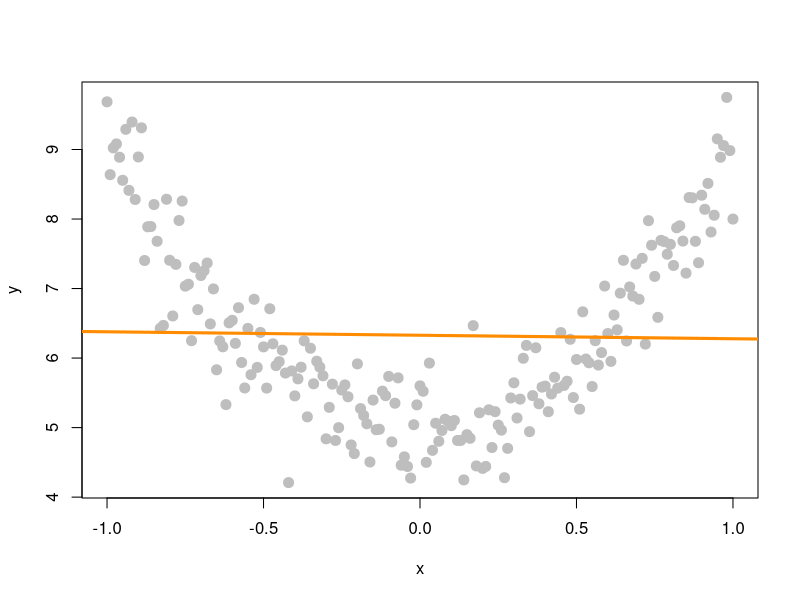

The R source for this figure:
## ---- chunk 1
knitr::opts_chunk$set(cache = TRUE, autodep = TRUE, fig.align = "center")
## ---- chunk 2
set.seed(42)
sample_size <- 100 # this is n
x <- seq(-1, 1, length = sample_size)
Sxx <- sum((x - mean(x)) ^ 2)
beta_0 <- 3
beta_1 <- 6
sigma  <- 2
var_beta_1_hat <- sigma ^ 2 / Sxx
var_beta_0_hat <- sigma ^ 2 * (1 / sample_size + mean(x) ^ 2 / Sxx)
## ---- chunk 3
stop_dist_model <- lm(dist ~ speed, data = cars)
## ---- chunk 4
stop_dist_model_test_info <- summary(stop_dist_model)$coefficients

beta_0_hat <- stop_dist_model_test_info[1, 1] # Estimate
beta_0_hat_se <- stop_dist_model_test_info[1, 2] # Std. Error
beta_0_hat_t <- stop_dist_model_test_info[1, 3] # t value
beta_0_hat_pval <- stop_dist_model_test_info[1, 4] # Pr(>|t|)

beta_1_hat <- stop_dist_model_test_info[2, 1] # Estimate
beta_1_hat_se <- stop_dist_model_test_info[2, 2] # Std. Error
beta_1_hat_t <- stop_dist_model_test_info[2, 3] # t value
beta_1_hat_pval <- stop_dist_model_test_info[2, 4] # Pr(>|t|)
## ---- chunk 5
set.seed(42)
x <- seq(-1, 1, 0.01)
y <- 5 + 4 * x ^ 2 + rnorm(length(x), 0, 0.5)
plot(x, y, pch  = 20, cex  = 2, col  = "grey")
abline(lm(y ~ x), lwd = 3, col = "darkorange")
